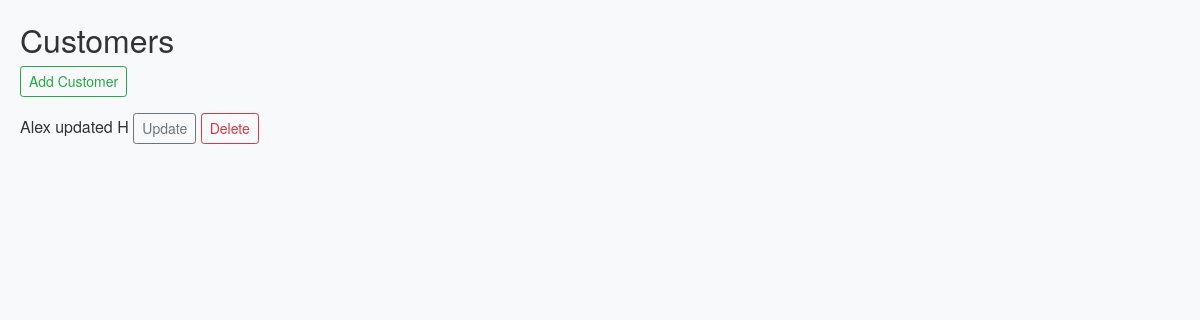
The app's page /customers/customers/, older data.
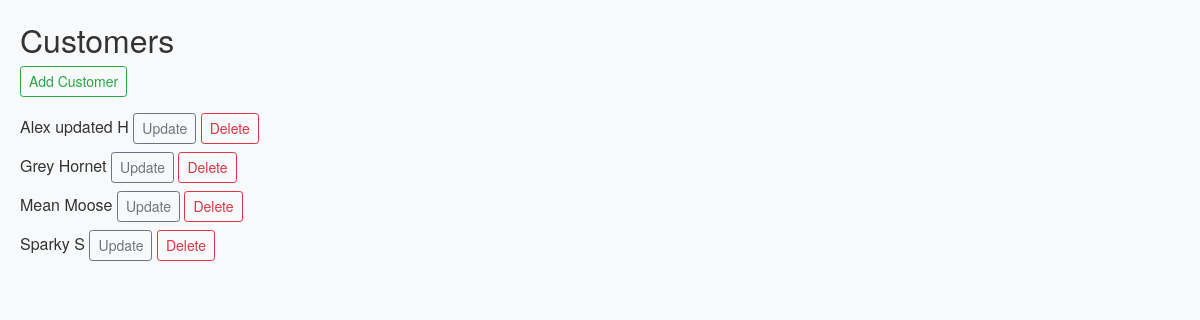
The same page, newer data.
### customer/models.py (models this page shows, shortened)
class Customer(models.Model):
    firstName = models.CharField(max_length=100)
    lastName = models.CharField(max_length=100)
    address = models.CharField(max_length=200)

### customer/views.py (the view)
# urls.py: path('customers/', CustomerListView.as_view(), name="customer_list"),
class CustomerListView(View):
    def get(self, request):
        customers = Customer.objects.all()
        return render(request, 'customer_list.html', {'customers': customers})

### customer/context_processors.py (called while the page is built)
def categories(request):
    return {
        'categories': Category.objects.all()
    }

### templates/customer_list.html
{% load static %}
<!DOCTYPE html>
<html>
<head>
    <link rel="stylesheet" href="https://stackpath.bootstrapcdn.com/bootstrap/4.5.2/css/bootstrap.min.css">
    <link rel="stylesheet" href="{% static 'css/styles.css' %}">
</head>
<body>
    <h2>Customers</h2>
    <a href="{% url 'customer_add' %}" class="btn btn-outline-success btn-sm mb-3">Add Customer</a>
    <ul class="list-unstyled">
        {% for customer in customers %}
        <li class="mb-2">
            {{ customer.firstName }} {{ customer.lastName }}
            <a href="{% url 'customer_update' customer.pk %}" class="btn btn-outline-secondary btn-sm">Update</a>
            <a href="{% url 'customer_delete' customer.pk %}" class="btn btn-outline-danger btn-sm">Delete</a>
        </li>
        {% endfor %}
    </ul>
</body>
</html>

### static/css/styles.css (style rules this page uses)
body { background-color: #f8f9fa; color: #333; font-family: 'Helvetica Neue', Helvetica, Arial, sans-serif; margin: 20px; }
h1, h2, h3, h4, h5, h6 { color: #333; }
.mb-3 { margin-bottom: 1rem; }

Row changes from the older to the newer data that the page shows:
added Customer: firstName "Grey", lastName "Hornet"
added Customer: firstName "Mean", lastName "Moose"
added Customer: firstName "Sparky", lastName "S"
